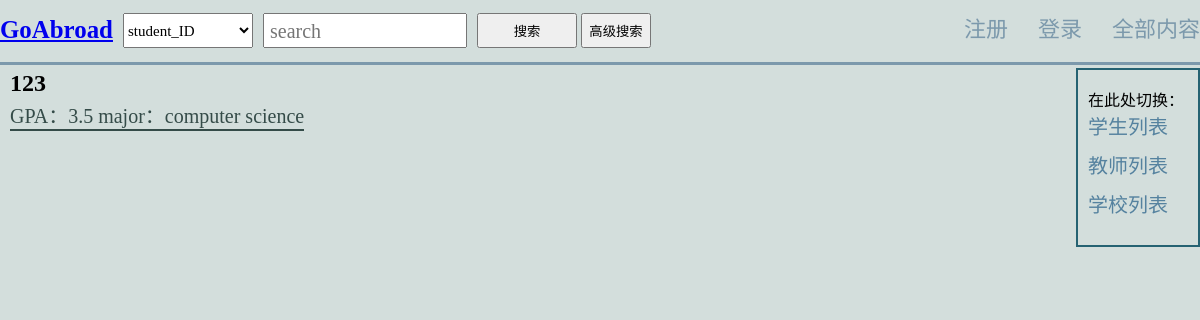
The page /GoAbroad/list/ on the database as committed earlier.
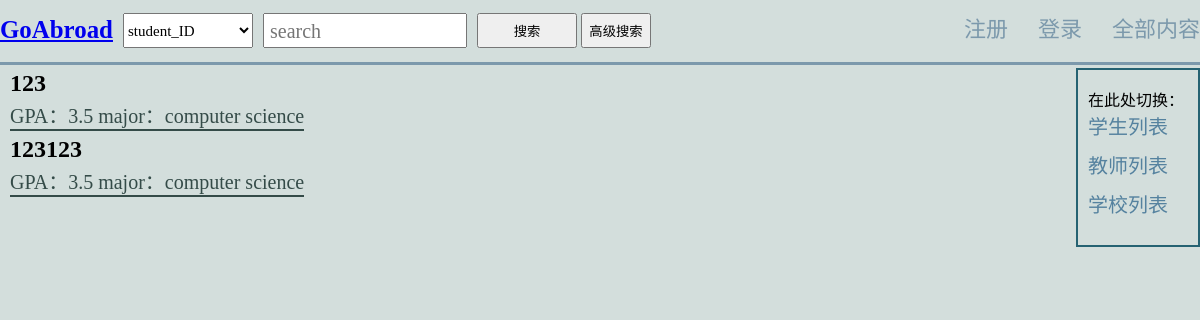
The same page on the database as committed later.
### GoAbroad/models.py (models this page shows)
class Student(models.Model):
    student_ID = models.CharField(max_length=200, primary_key=True)
    type = models.CharField(max_length=200, null=True, blank=True)
    GPA = models.FloatField(null=True, blank=True)
    Rank = models.CharField(max_length=200, null=True, blank=True)
    scholarship = models.CharField(max_length=200, null=True, blank=True)
    Hand_in_date = models.DateField(null=True, blank=True)
    get_offer_date = models.DateField(null=True, blank=True)
    major = models.ForeignKey("Major", null=True, blank=True, default='', on_delete=models.CASCADE)
    program_name = models.ForeignKey("Program", null=True, blank=True, default='', on_delete=models.CASCADE)
    teacher_name = models.ForeignKey("Teacher", null=True, blank=True, default='', on_delete=models.CASCADE)
    school_name = models.ForeignKey("School", null=True, blank=True, default='', on_delete=models.CASCADE)
    practice = models.ForeignKey("Practice", null=True, blank=True, default='', on_delete=models.CASCADE)
    other = models.CharField(max_length=10000, null=True, blank=True)

class Major(models.Model):
    major = models.CharField(max_length=200, primary_key=True)
    short = models.CharField(max_length=200, null=True, blank=True)

### GoAbroad/views.py (the view)
# urls.py: path('list/', views.list, name='list'),
def list(request):
    students = Student.objects.all()
    context = {'students': students}
    return render(request, 'blog_list.html', context)

### GoAbroad/templates/GoAbroad/blog_list.html (shortened to what this page needs)
{% extends 'base.html'%}
{% block content %}
<body>
    <div class="container">
        <div class="row">
            <div class="col-xs-12 col-sm-6 col-md-7 col-md-offset-1 scroll">
                {% for x in students %}
                <a href="/GoAbroad/detail/{{x.student_ID}}/" >{{x.student_ID}}</a>
                <p>GPA：{{x.GPA}} major：{{x.major.major}}</p>
                {% empty %}
                 <p>-----敬请期待-----</p>
                {% endfor %}
            </div>
        </div>
        <div class="menu">
            <div><p>在此处切换：</p></div>
            <a href="/GoAbroad/list">学生列表</a>
            <a href="/GoAbroad/teacher_list">教师列表</a>
            <a href="/GoAbroad/school_list">学校列表</a>
        </div>
    </div>
</body>
{% endblock %}

Rows that differ between the two databases and show on the page:
added Student: student_ID "123123", GPA "3.5", major.major "computer science"
